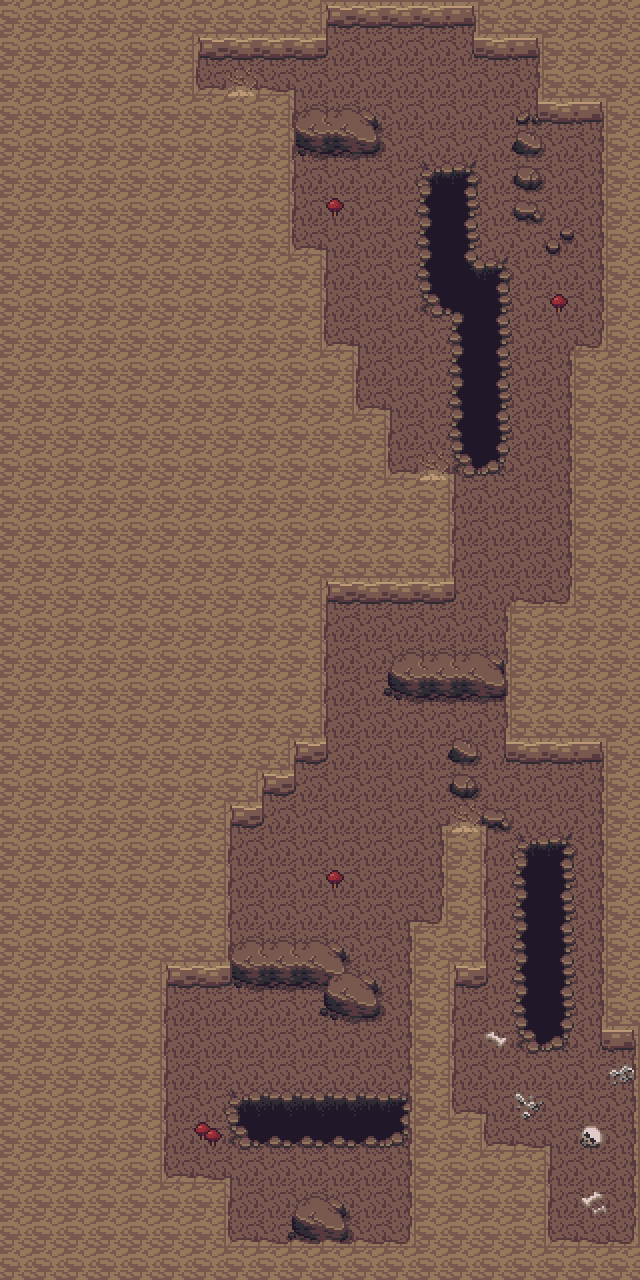

This is a level from a 2D game, rendered from its Tiled map with the project's own tilesets. A one-line summary and the map file follow, with tile-layer data summarised:
An orthogonal 20x40 tile map with 32x32 px tiles, 4 tile layers (Lowest Level, Pit, Layer 3, Wall), 2 tilesets and 40 objects (35x collision, 4x event, collision-line).

<map version="1.8" tiledversion="1.8.0" orientation="orthogonal" renderorder="right-down" compressionlevel="0" width="20" height="40" tilewidth="32" tileheight="32" infinite="0" nextlayerid="7" nextobjectid="42">
 <properties>
  <property name="edges" value="clamped" />
  <property name="inside" type="bool" value="true" />
  <property name="scenario" value="xero" />
  <property name="slug" value="tunnel_below" />
  <property name="map_type" value="dungeon" />
 </properties>
 <tileset firstgid="1" source="../gfx/tilesets/core_city_and_country.tsx" />
 <tileset firstgid="1441" source="../gfx/tilesets/core_outdoor.tsx" />
 <layer id="1" name="Lowest Level" width="20" height="40">
  <data>[800 cells, 800 non-empty, 2 distinct tile ids]</data>
 </layer>
 <layer id="2" name="Pit" width="20" height="40">
  <data>[800 cells, 94 non-empty, 29 distinct tile ids]</data>
 </layer>
 <layer id="3" name="Layer 3" width="20" height="40">
  <data>[800 cells, 0 non-empty, 0 distinct tile ids]</data>
 </layer>
 <layer id="4" name="Wall" width="20" height="40">
  <data>[800 cells, 589 non-empty, 13 distinct tile ids]</data>
 </layer>
 <objectgroup color="#ff0000" id="5" name="Collisions">
  <object id="2" type="collision" x="224" y="1088" width="224" height="64" />
  <object id="3" type="collision" x="416" y="928" width="32" height="352" />
  <object id="4" type="collision" x="448" y="832" width="32" height="160" />
  <object id="5" type="collision" x="512" y="832" width="64" height="224" />
  <object id="6" type="collision" x="448" y="736" width="32" height="64" />
  <object id="7" type="collision" x="480" y="800" width="32" height="32" />
  <object id="8" type="collision-line" x="640" y="1248">
   <polyline points="0,0 0,-224" />
  </object>
  <object id="9" type="collision" x="288" y="1184" width="64" height="64" />
  <object id="10" type="collision" x="384" y="640" width="128" height="64" />
  <object id="11" type="collision" x="416" y="160" width="64" height="160" />
  <object id="12" type="collision" x="448" y="256" width="64" height="224" />
  <object id="13" type="collision" x="512" y="96" width="32" height="128" />
  <object id="14" type="collision" x="544" y="224" width="32" height="32" />
  <object id="15" type="collision" x="288" y="96" width="96" height="64" />
  <object id="16" type="collision" x="224" y="928" width="128" height="64" />
  <object id="17" type="collision" x="320" y="960" width="64" height="64" />
  <object id="18" type="collision" x="0" y="1248" width="640" height="32" />
  <object id="19" type="collision" x="0" y="1184" width="224" height="64" />
  <object id="20" type="collision" x="0" y="0" width="160" height="1184" />
  <object id="21" type="collision" x="160" y="96" width="64" height="896" />
  <object id="22" type="collision" x="224" y="96" width="64" height="704" />
  <object id="23" type="collision" x="288" y="256" width="32" height="512" />
  <object id="24" type="collision" x="224" y="800" width="32" height="32" />
  <object id="25" type="collision" x="320" y="352" width="32" height="256" />
  <object id="26" type="collision" x="352" y="416" width="32" height="192" />
  <object id="27" type="collision" x="384" y="480" width="64" height="128" />
  <object id="28" type="collision" x="448" y="1120" width="32" height="128" />
  <object id="29" type="collision" x="480" y="1152" width="64" height="96" />
  <object id="30" type="collision" x="608" y="0" width="32" height="1056" />
  <object id="31" type="collision" x="160" y="0" width="448" height="32" />
  <object id="32" type="collision" x="160" y="32" width="160" height="32" />
  <object id="33" type="collision" x="160" y="64" width="32" height="32" />
  <object id="34" type="collision" x="480" y="32" width="128" height="32" />
  <object id="35" type="collision" x="544" y="64" width="64" height="64" />
  <object id="36" type="collision" x="576" y="352" width="32" height="416" />
  <object id="37" type="collision" x="512" y="608" width="64" height="160" />
 </objectgroup>
 <objectgroup color="#ffff00" id="6" name="Events">
  <object id="1" name="Play Music" type="event" x="0" y="0" width="32" height="32">
   <properties>
    <property name="act10" value="play_music music_dragons_cave" />
    <property name="cond10" value="not music_playing music_dragons_cave" />
   </properties>
  </object>
  <object id="38" name="Teleport to Aboveground" type="event" x="224" y="64" width="32" height="32">
   <properties>
    <property name="act10" value="transition_teleport player,tunnel.tmx,7,3,0.3" />
    <property name="act20" value="char_face player,down" />
    <property name="cond10" value="is char_at player" />
    <property name="cond20" value="is char_facing player,down" />
   </properties>
  </object>
  <object id="39" name="Teleport to Aboveground" type="event" x="416" y="448" width="32" height="32">
   <properties>
    <property name="act10" value="transition_teleport player,tunnel.tmx,13,16,0.3" />
    <property name="act20" value="char_face player,down" />
    <property name="cond10" value="is char_at player" />
    <property name="cond20" value="is char_facing player,down" />
   </properties>
  </object>
  <object id="40" name="Teleport to Aboveground" type="event" x="448" y="800" width="32" height="32">
   <properties>
    <property name="act10" value="transition_teleport player,tunnel.tmx,14,27,0.3" />
    <property name="act20" value="char_face player,down" />
    <property name="cond10" value="is char_at player" />
    <property name="cond20" value="is char_facing player,down" />
   </properties>
  </object>
 </objectgroup>
</map>
